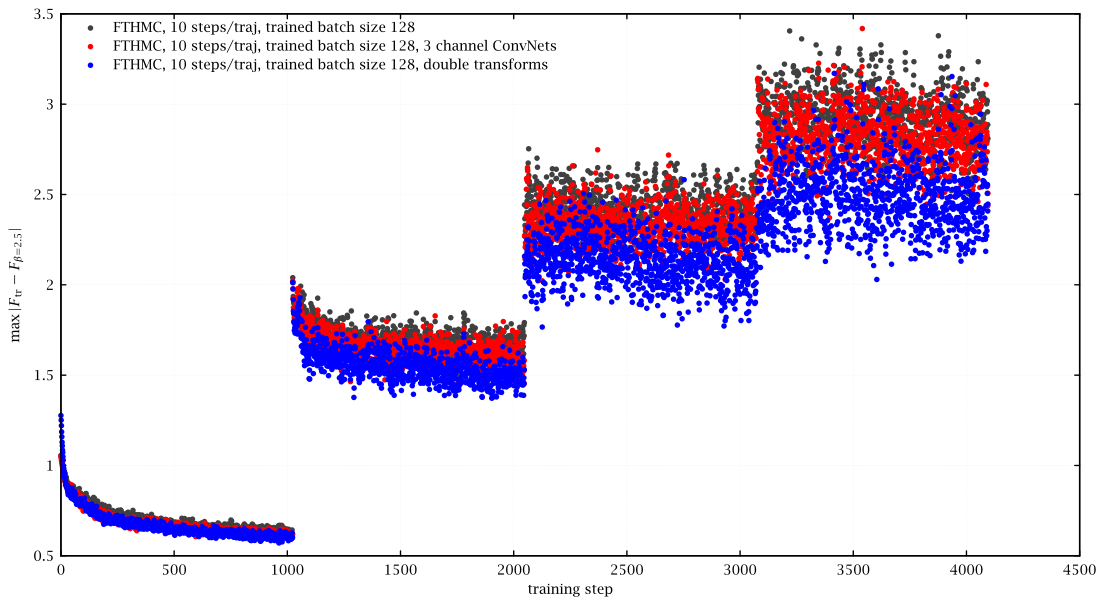

This chart was generated by the following gnuplot code:
set lmargin 9
set grid lc rgb '#f0f0f0'
set xlabel 'training step'
set ylabel '$\max |F_{\text{tr}}-F_{\beta=2.5}|$'
set key left Left reverse
pf(f)="<9 awk '/# training inference step/{p=1} p==1&&/^dfnormInf/{print;p=0}' ../../u1_2d/".f.".log"
plot\
	pf("t_force_b25_0s0a") u 0:2 w d t 'FTHMC, 10 steps/traj, trained batch size 128',\
	pf("t_force_b25_0s0ac") u 0:2 w d t 'FTHMC, 10 steps/traj, trained batch size 128, 3 channel ConvNets',\
	pf("t_force_b25_0s0a_t2") u 0:2 w d t 'FTHMC, 10 steps/traj, trained batch size 128, double transforms'
